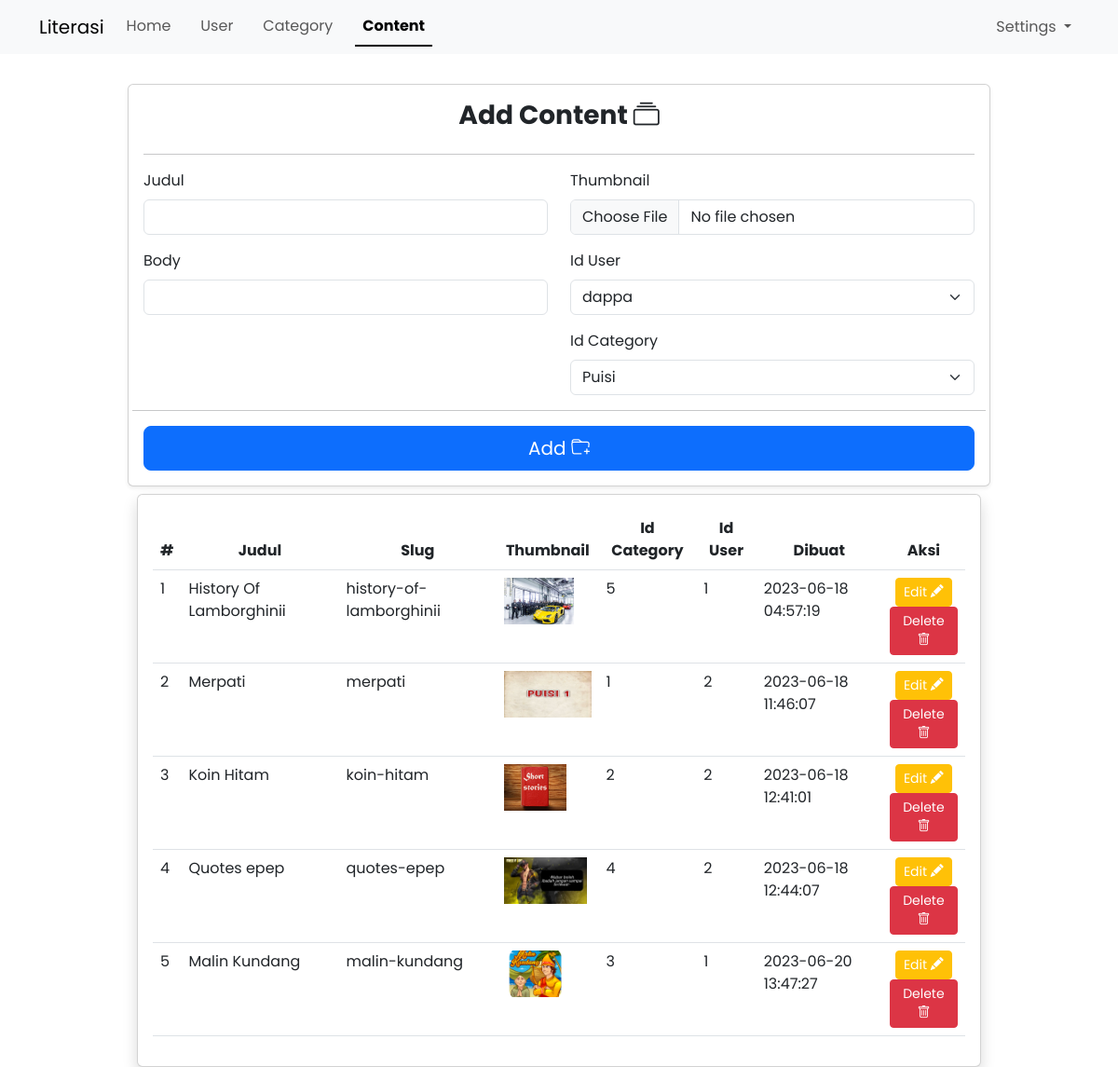
The app's page /writter/index.php (signed in) with its own data.
### tables this page shows
CREATE TABLE `content` (
  `id` int(11) NOT NULL,
  `title` varchar(255) NOT NULL,
  `slug` varchar(255) NOT NULL,
  `body` text NOT NULL,
  `thumbnail` varchar(255) NOT NULL,
  `like` int(11) DEFAULT NULL,
  `views` int(11) DEFAULT NULL,
  `category_id` int(11) NOT NULL,
  `user_id` int(11) NOT NULL,
  `created_at` timestamp NOT NULL DEFAULT current_timestamp() ON UPDATE current_timestamp()
);

### writter/index.php (the view, shortened to what this page needs)
<?php
require "../db.php";
$id_user = $conn->query("SELECT * FROM users");
$id_cat = $conn->query("SELECT * FROM category");
$contents = $conn->query("SELECT * FROM content");
?>
<!doctype html>
<html lang="en">
<head>
    <link rel="stylesheet" href="../assets/bootstrap/css/bootstrap.min.css">
    <link rel="stylesheet" href="https://cdn.jsdelivr.net/npm/bootstrap-icons@1.10.5/font/bootstrap-icons.css">
    <link rel="stylesheet" href="../assets/style.css">
</head>
<body>
<nav class="navbar navbar-expand-lg bg-body-tertiary">
  <div class="container">
    <a class="navbar-brand" href="../">Literasi</a>
    <div class="collapse navbar-collapse" id="navbarNavDropdown">
      <ul class="navbar-nav nav-underline">
        <li class="nav-item">
          <a class="nav-link " href="../">Home</a>
        </li>
        <?php
        $level = $_SESSION['user'] == 'admin';
        if ($level) {
        ?>
        <li class="nav-item">
          <a class="nav-link" href="../user">User</a>
        </li>
        <li class="nav-item">
          <a class="nav-link" href="../category">Category</a>
        </li>
        <li class="nav-item">
          <a class="nav-link active" href="writter">Content</a>
        </li>
        <?php } ?>
      </ul>
      <ul class="navbar-nav ms-auto">
        <li class="nav-item dropdown">
          <a class="nav-link dropdown-toggle" href="#" role="button" data-bs-toggle="dropdown" aria-expanded="false">
            Settings
          </a>
        </li>
      </ul>
    </div>
  </div>
</nav>
<div class="container">
        <div class="row justify-content-center pt-3 mt-3">
            <div class="col-lg-10">
                <div class="card shadow-sm">
                    <div class="card-body">
                        <h3 class="fw-bold mb-4 text-center">Add Content <i class="bi bi-collection"></i></h3>
                        <hr>
                        <form action="" method="POST" enctype="multipart/form-data">
                            <div class="row">
                                <div class="col-lg-6">
                                    <div class="form-grup mb-3">
                                        <label class="form-label" for="">Judul</label>
                                        <input type="text" required id="judul" name="judul" class="form-control">
                                    </div>
                                    <div class="form-grup mb-3">
                                        <label class="form-label" for="">Body</label>
                                        <input type="text" required id="body" name="body" class="form-control">
                                    </div>
                                </div>
                                <div class="col-lg-6">
                                        <div class="form-grup mb-3">
                                        <label class="form-label" for="">Thumbnail</label>
                                        <input type="file" id="thumbnail" required name="thumbnail" class="form-control">
                                        </div>
                                        <div class="form-grup mb-3">
                                            <label class="form-label" for="">Id User</label>
                                            <select class="form-select" name="user" id="user">
                                            <?php
                                            foreach ($id_user as $show) { ?>
                                                <option value="<?= $show['id'] ?>"><?= $show['first_name'] ?></option>
                                            <?php } ?>
                                        </select>
                                        </div>
                                    <div class="form-grup mb-3">
                                        <label class="form-label" for="">Id Category</label>
                                        <select class="form-select" name="cat" id="cat">
                                            <?php
                                            foreach ($id_cat as $show) { ?>
                                                <option value="<?= $show['id'] ?>"><?= $show['name'] ?></option>
                                            <?php } ?>
                                        </select>
                                    </div>
                                </div>
                                <hr>
                                <div class="form-group text-end">
                                <button class="btn btn-primary btn-lg w-100" type="submit" name="add">Add <i class="bi bi-folder-plus"></i></button>
                        </form>
                    </div>
                </div>
            </div>
        </div>
    </div>
    <div class="row justify-content-center mt-2">
        <div class="col-lg-10">
            <div class="card shadow">
                <div class="card-body">
                    <table class=" table table-hover">
                        <thead>
                            <tr class="text-center">
                                <th>#</th>
                                <th>Judul</th>
                                <th>Slug</th>
                                <th>Thumbnail</th>
                                <th>Id Category</th>
                                <th>Id User</th>
                                <th>Dibuat</th>
                                <th>Aksi</th>
                            </tr>
                        </thead>
                        <tbody>
                            <?php $no = 1;
                            foreach ($contents as $content) { ?>
                                <tr>
                                    <td><?= $no++ ?></td>
                                    <td><?= $content['title'] ?></td>
                                    <td><?= $content['slug'] ?></td>
                                    <td><img style="height: 50px;" src="berkas/<?= $content['thumbnail'] ?>" alt=""></td>
                                    <td><?= $content['category_id'] ?></td>
                                    <td><?= $content['user_id'] ?></td>
                                    <td><?= $content['created_at'] ?></td>
                                    <td class="text-center">
                                        <a href="edit.php?id=<?= $content['id'] ?>" class="btn btn-warning text-white btn-sm">Edit <i class="bi bi-pencil-fill"></i></a>
                                        <form action="" method="POST">
                                            <button type="submit" name="delete" class="btn btn-danger text-white btn-sm">Delete <i class="bi bi-trash"></i></button>
                                        </form>
                                    </td>
                                </tr>
                            <?php } ?>
                        </tbody>
                    </table>
                </div>
            </div>
        </div>
    </div>
</body>
</html>

### assets/style.css (style rules this page uses)
body { font-family: 'Poppins'; }

### records on screen
content: title "History Of Lamborghinii", slug "history-of-lamborghinii", thumbnail (picture), category "5", user "1", created_at "2023-06-18 04:57:19"
content: title "Merpati", slug "merpati", thumbnail (picture), category "1", user "2", created_at "2023-06-18 11:46:07"
content: title "Koin Hitam", slug "koin-hitam", thumbnail (picture), category "2", user "2", created_at "2023-06-18 12:41:01"
content: title "Quotes epep", slug "quotes-epep", thumbnail (picture), category "4", user "2", created_at "2023-06-18 12:44:07"
content: title "Malin Kundang", slug "malin-kundang", thumbnail (picture), category "3", user "1", created_at "2023-06-20 13:47:27"

### other values on screen
form field user "dappa"
form field cat "Puisi"
